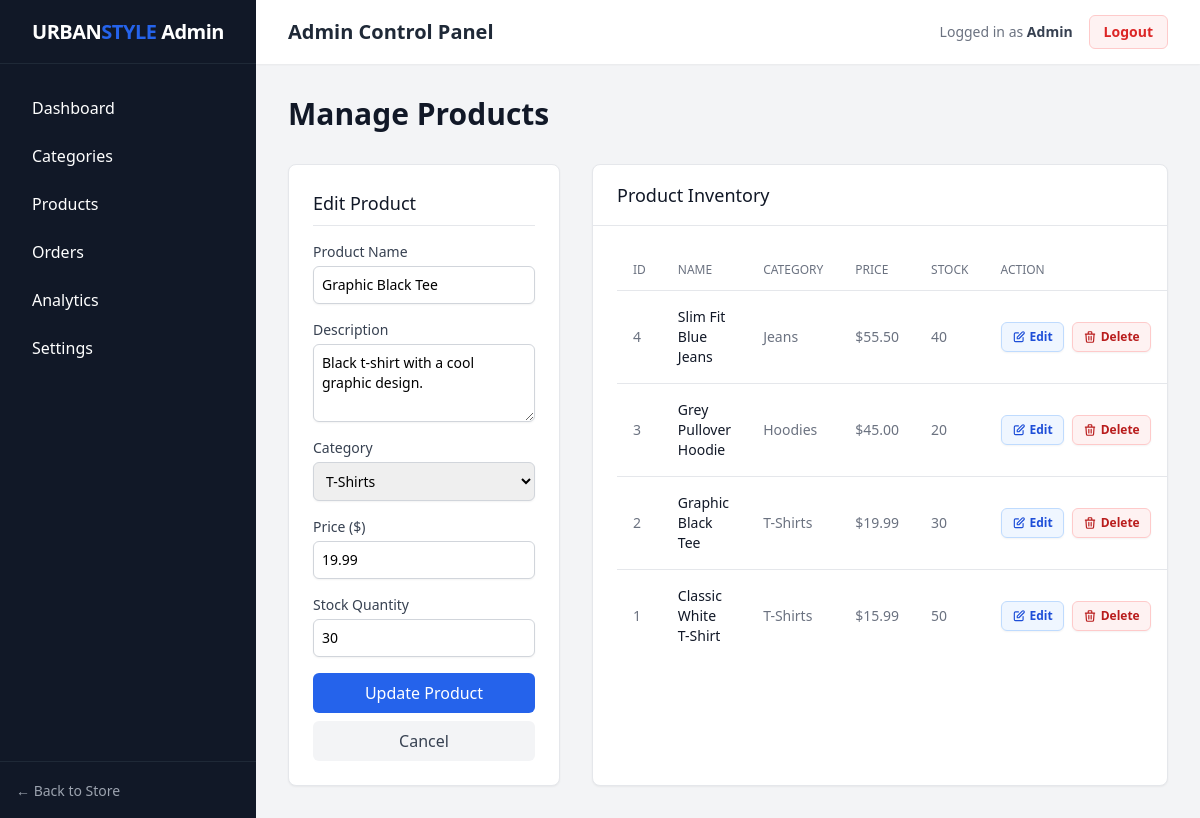
/admin/products.php?edit=2 (signed in), run on the app's committed database.
### tables this page shows
CREATE TABLE IF NOT EXISTS products (
    id INT AUTO_INCREMENT PRIMARY KEY,
    category_id INT NOT NULL,
    name VARCHAR(255) NOT NULL,
    description TEXT,
    price DECIMAL(10, 2) NOT NULL,
    image_url VARCHAR(255) DEFAULT 'default.jpg',
    stock_quantity INT DEFAULT 0,
    created_at TIMESTAMP DEFAULT CURRENT_TIMESTAMP,
    FOREIGN KEY (category_id) REFERENCES categories(id) ON DELETE CASCADE
);

CREATE TABLE IF NOT EXISTS categories (
    id INT AUTO_INCREMENT PRIMARY KEY,
    parent_id INT NULL DEFAULT NULL,
    name VARCHAR(100) NOT NULL,
    description TEXT,
    created_at TIMESTAMP DEFAULT CURRENT_TIMESTAMP,
    FOREIGN KEY (parent_id) REFERENCES categories(id) ON DELETE CASCADE
);

### admin/products.php (the view, shortened to what this page needs)
<?php
require_once '../config/database.php';
$edit_product = null;
if(isset($_GET['edit'])) {
    $edit_id = (int)$_GET['edit'];
    $edit_query = mysqli_query($conn, "SELECT * FROM products WHERE id = $edit_id");
    if(mysqli_num_rows($edit_query) > 0) {
        $edit_product = mysqli_fetch_assoc($edit_query);
    }
}
require_once 'includes/header.php';
$products = mysqli_query($conn, "
    SELECT p.*, c1.name as category_name, c2.name as parent_category_name
    FROM products p
    LEFT JOIN categories c1 ON p.category_id = c1.id
    LEFT JOIN categories c2 ON c1.parent_id = c2.id
    ORDER BY p.id DESC
");
$categories = mysqli_query($conn, "
    SELECT c1.id, c1.name, c2.name as parent_name
    FROM categories c1
    LEFT JOIN categories c2 ON c1.parent_id = c2.id
    ORDER BY COALESCE(c1.parent_id, c1.id) ASC, c1.parent_id IS NOT NULL ASC, c1.name ASC
");
?>
<div class="flex justify-between items-center mb-8">
    <h1 class="text-3xl font-bold text-gray-900">Manage Products</h1>
</div>
<div class="grid grid-cols-1 lg:grid-cols-3 gap-8">
    <div class="bg-white rounded-lg shadow-sm border border-gray-200 p-6 lg:col-span-1 h-fit">
        <h3 class="text-lg font-medium text-gray-900 mb-4 border-b pb-2">
            <?php echo $edit_product ? 'Edit Product' : 'Add New Product'; ?>
        </h3>
        <form action="products.php" method="POST">
            <div class="mb-4">
                <label class="block text-sm font-medium text-gray-700">Product Name</label>
                <input type="text" name="name" required value="<?php echo $edit_product ? htmlspecialchars($edit_product['name']) : ''; ?>" class="mt-1 block w-full rounded-md border-gray-300 shadow-sm focus:border-accent focus:ring-accent sm:text-sm p-2 border">
            </div>
            <div class="mb-4">
                <label class="block text-sm font-medium text-gray-700">Description</label>
                <textarea name="description" rows="3" required class="mt-1 block w-full rounded-md border-gray-300 shadow-sm focus:border-accent focus:ring-accent sm:text-sm p-2 border"><?php echo $edit_product ? htmlspecialchars($edit_product['description']) : ''; ?></textarea>
            </div>
            <div class="mb-4">
                <label class="block text-sm font-medium text-gray-700">Category</label>
                <select name="category_id" required class="mt-1 block w-full rounded-md border-gray-300 shadow-sm focus:border-accent focus:ring-accent sm:text-sm p-2 border">
                    <?php while($cat = mysqli_fetch_assoc($categories)): ?>
                        <option value="<?php echo $cat['id']; ?>" <?php if($edit_product && $edit_product['category_id'] == $cat['id']) echo 'selected'; ?>>
                            <?php
                            if ($cat['parent_name']) {
                                echo htmlspecialchars($cat['parent_name'] . ' > ' . $cat['name']);
                            } else {
                                echo htmlspecialchars($cat['name']);
                            }
                            ?>
                        </option>
                    <?php endwhile; ?>
                </select>
            </div>
            <div class="mb-4">
                <label class="block text-sm font-medium text-gray-700">Price ($)</label>
                <input type="number" step="0.01" name="price" required value="<?php echo $edit_product ? htmlspecialchars($edit_product['price']) : ''; ?>" class="mt-1 block w-full rounded-md border-gray-300 shadow-sm focus:border-accent focus:ring-accent sm:text-sm p-2 border">
            </div>
            <div class="mb-4">
                <label class="block text-sm font-medium text-gray-700">Stock Quantity</label>
                <input type="number" name="stock_quantity" required value="<?php echo $edit_product ? htmlspecialchars($edit_product['stock_quantity']) : ''; ?>" class="mt-1 block w-full rounded-md border-gray-300 shadow-sm focus:border-accent focus:ring-accent sm:text-sm p-2 border">
            </div>
            <?php if($edit_product): ?>
                <button type="submit" name="update_product" class="w-full bg-accent text-white py-2 px-4 rounded-md hover:bg-blue-700 font-medium transition-colors mb-2">Update Product</button>
                <a href="products.php" class="block w-full text-center bg-gray-100 text-gray-700 py-2 px-4 rounded-md hover:bg-gray-200 font-medium transition-colors">Cancel</a>
            <?php else: ?>
                <button type="submit" name="add_product" class="w-full bg-accent text-white py-2 px-4 rounded-md hover:bg-blue-700 font-medium transition-colors">Add Product</button>
            <?php endif; ?>
        </form>
    </div>
    <div class="bg-white rounded-lg shadow-sm border border-gray-200 lg:col-span-2">
        <div class="px-6 py-4 border-b border-gray-200">
            <h3 class="text-lg font-medium text-gray-900">Product Inventory</h3>
        </div>
        <div class="p-6 overflow-x-auto">
            <table class="min-w-full divide-y divide-gray-200">
                <thead>
                    <tr>
                        <th class="px-4 py-3 text-left text-xs font-medium text-gray-500 uppercase">ID</th>
                        <th class="px-4 py-3 text-left text-xs font-medium text-gray-500 uppercase">Name</th>
                        <th class="px-4 py-3 text-left text-xs font-medium text-gray-500 uppercase">Category</th>
                        <th class="px-4 py-3 text-left text-xs font-medium text-gray-500 uppercase">Price</th>
                        <th class="px-4 py-3 text-left text-xs font-medium text-gray-500 uppercase">Stock</th>
                        <th class="px-4 py-3 text-left text-xs font-medium text-gray-500 uppercase">Action</th>
                    </tr>
                </thead>
                <tbody class="divide-y divide-gray-200">
                    <?php while($prod = mysqli_fetch_assoc($products)): ?>
                    <tr>
                        <td class="px-4 py-4 text-sm text-gray-500"><?php echo $prod['id']; ?></td>
                        <td class="px-4 py-4 text-sm font-medium text-gray-900"><?php echo htmlspecialchars($prod['name']); ?></td>
                        <td class="px-4 py-4 text-sm text-gray-500">
                            <?php
                            if ($prod['parent_category_name']) {
                                echo htmlspecialchars($prod['parent_category_name'] . ' > ' . $prod['category_name']);
                            } else {
                                echo htmlspecialchars($prod['category_name']);
                            }
                            ?>
                        </td>
                        <td class="px-4 py-4 text-sm text-gray-500">$<?php echo $prod['price']; ?></td>
                        <td class="px-4 py-4 text-sm text-gray-500"><?php echo $prod['stock_quantity']; ?></td>
                        <td class="px-4 py-4 text-sm font-medium whitespace-nowrap">
                            <div class="flex items-center space-x-2">
                                <a href="products.php?edit=<?php echo $prod['id']; ?>" class="inline-flex items-center gap-1 px-2.5 py-1.5 bg-blue-50 text-blue-700 hover:bg-blue-100 border border-blue-200 hover:border-blue-300 rounded-md text-xs font-semibold shadow-sm transition-all duration-200">
                                    <svg class="w-3.5 h-3.5" fill="none" stroke="currentColor" viewBox="0 0 24 24" xmlns="http://www.w3.org/2000/svg">
                                        <path stroke-linecap="round" stroke-linejoin="round" stroke-width="2" d="M11 5H6a2 2 0 00-2 2v11a2 2 0 002 2h11a2 2 0 002-2v-5m-1.414-9.414a2 2 0 112.828 2.828L11.828 15H9v-2.828l8.586-8.586z"></path>
                                    </svg>
                                    Edit
                                </a>
                                <a href="products.php?delete=<?php echo $prod['id']; ?>" onclick="return confirm('Are you sure you want to delete this product?')" class="inline-flex items-center gap-1 px-2.5 py-1.5 bg-red-50 text-red-700 hover:bg-red-100 border border-red-200 hover:border-red-300 rounded-md text-xs font-semibold shadow-sm transition-all duration-200">
                                    Delete
                                </a>
                            </div>
                        </td>
                    </tr>
                    <?php endwhile; ?>
                </tbody>
            </table>
        </div>
    </div>
</div>
<?php require_once 'includes/footer.php'; ?>

### data on the page
products: name "Graphic Black Tee", description "Black t-shirt with a cool graphic design.", category_id "T-Shirts", price "19.99", stock_quantity "30", id "2", category.name "T-Shirts"
products: id "4", name "Slim Fit Blue Jeans", category.name "Jeans", price "55.50", stock_quantity "40"
products: id "3", name "Grey Pullover Hoodie", category.name "Hoodies", price "45.00", stock_quantity "20"
products: id "1", name "Classic White T-Shirt", category.name "T-Shirts", price "15.99", stock_quantity "50"

### other printed values
$_SESSION['admin_username'] "Admin"
